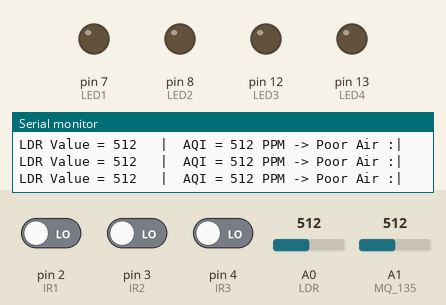
Bench run of a sketch on a simulated Arduino Uno, built with avr-gcc and run on an emulated ATmega328P. Parts: output pins drawn as LEDs (lit = HIGH), the last lines printed to the serial monitor. Inputs (shaded band) come from the test bench; at power-on: A0 (LDR) = 512, A1 (MQ_135) = 512, pin 2 (IR1) LOW, pin 3 (IR2) LOW, pin 4 (IR3) LOW.

Above: at 1.2 s.
1.3 s: A0 (LDR) set to 415
4.3 s: A0 (LDR) set to 392
At 5.5 s:
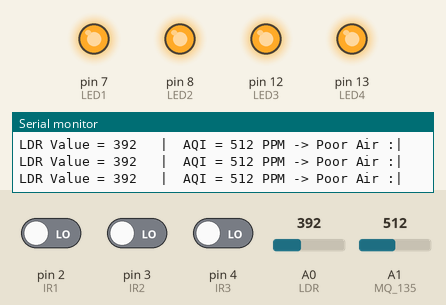
5.8 s: A1 (MQ_135) set to 610
7.8 s: pin 2 (IR1) driven HIGH
At 9.0 s:
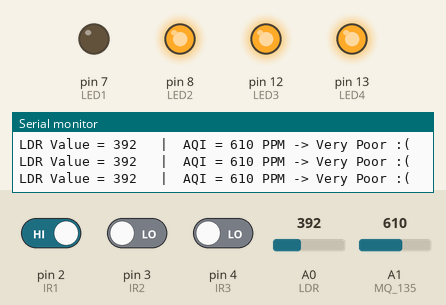
9.3 s: pin 3 (IR2) driven HIGH
At 9.7 s:
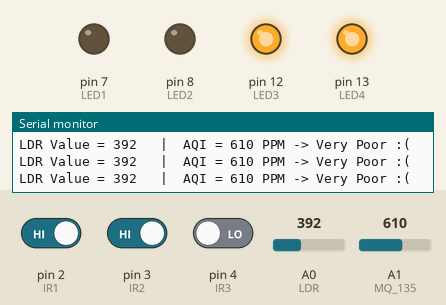
10.8 s: pin 3 (IR2) driven LOW
At 12.2 s:
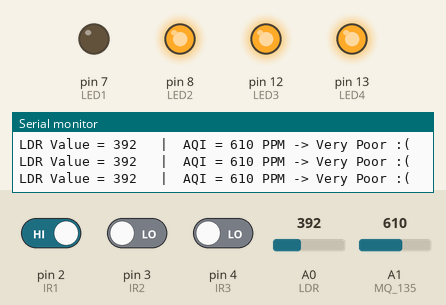
Timing chart, 0 to 13.8 s (numbered marks = the images above; inputs shaded):
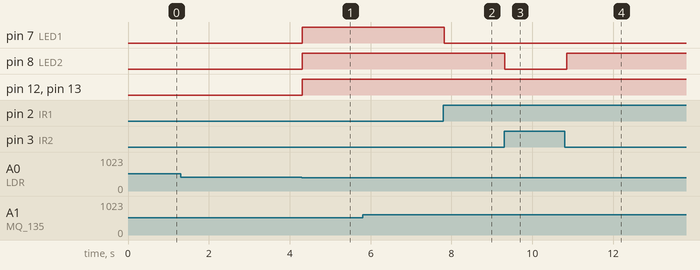

Measured:
- the behaviour switches between 400 and 399 on A0 (LDR) (found by bisection; images 0 and 1)
- after the input at 4.3 s, pin 7 (LED1), pin 8 (LED2), pin 12 (LED3), pin 13 (LED4): LOW → HIGH at once
- after the input at 7.8 s, pin 7 (LED1): HIGH → LOW at once
- after the input at 9.3 s, pin 8 (LED2): HIGH → LOW at once
- after the input at 10.8 s, pin 8 (LED2): LOW → HIGH after 0.05 s

The sketch:

SMART_STREET_LIGHT_SYSTEM.ino
```cpp
// LED positive pin connected to Digital pins
int LED1 = 7;
int LED2 = 8;
int LED3 = 12;
int LED4 = 13;
//int LED5 = 10;
// IR Output pin connected to Digital pins
int IR1 = 2;
int IR2 = 3;
int IR3 = 4;
//int IR4 = 5;
int LDR = A0; // LDR Output pin connected to Analog pin "A0"
int MQ_135 = A1; // MQ 135 Output pin connect to Analog pin "A1"
int Brightness_Lvl = 10;

void setup()
{
  Serial.begin (9600);
  // initialize LED pins as an output
  pinMode(LED1, OUTPUT);
  pinMode(LED2, OUTPUT);
  pinMode(LED3, OUTPUT);
  pinMode(LED4, OUTPUT);
//  pinMode(LED5,OUTPUT);
  // initialize LED Pin as an input
  pinMode(LDR, INPUT);
  pinMode(MQ_135, INPUT);
}
void loop()
{
  // Read LDR value
  int LDRStatus = analogRead(LDR);
  // Read MQ_135 value
  int AQI = analogRead(MQ_135);
  // Serial.print("LDR Value = ");
  // Serial.println(LDRStatus);
   delay(1);

  if (LDRStatus < 400)
  {
    digitalWrite(LED1, HIGH);
    analogWrite(LED1, Brightness_Lvl);
    digitalWrite(LED2, HIGH);
    analogWrite(LED2, Brightness_Lvl);
    digitalWrite(LED3, HIGH);
    analogWrite(LED3, Brightness_Lvl);
    digitalWrite(LED4, HIGH);
    analogWrite(LED4, Brightness_Lvl);
    //  digitalWrite(LED5,HIGH);
    //  analogWrite(LED5,Brightness_Lvl);

    // IR  Sensor 1 CODE
    //*******************
    if (digitalRead(IR1) == 0) // Read IR Sensor 1 value
    {
      digitalWrite(LED1, HIGH);
      digitalWrite(LED2, HIGH);
    }
    // IR  Sensor 2 CODE
    //*******************
    if (digitalRead(IR2) == 0) // Read IR Senso 2 value
    {
      digitalWrite(LED2, HIGH);
      digitalWrite(LED3, HIGH);
    }
    // IR  Sensor 3 CODE
    //*******************
    if (digitalRead(IR3) == 0) // Read IR Senso 3 value
    {
      digitalWrite(LED3, HIGH);
      digitalWrite(LED4, HIGH);
    }
  }
  else
  {
    digitalWrite(LED1, LOW);
    digitalWrite(LED2, LOW);
    digitalWrite(LED3, LOW);
    digitalWrite(LED4, LOW);
//    digitalWrite(LED5, LOW);
  }

  // Read MQ_135 Sensor for Checking Air Quality Index

  Serial.print("LDR Value = ");
  Serial.print(LDRStatus);
  Serial.print("\t |  ");
  Serial.print("AQI = ");
  Serial.print(AQI, DEC);
  Serial.print(" PPM -> ");

  if (AQI <= 350) {
    Serial.println("Fresh Air :)");
  } else if (AQI > 350 && AQI <= 600) {
    Serial.println("Poor Air :|");
  } else if (AQI > 600 && AQI <= 1000) {
    Serial.println("Very Poor :(");
  }
}
```
